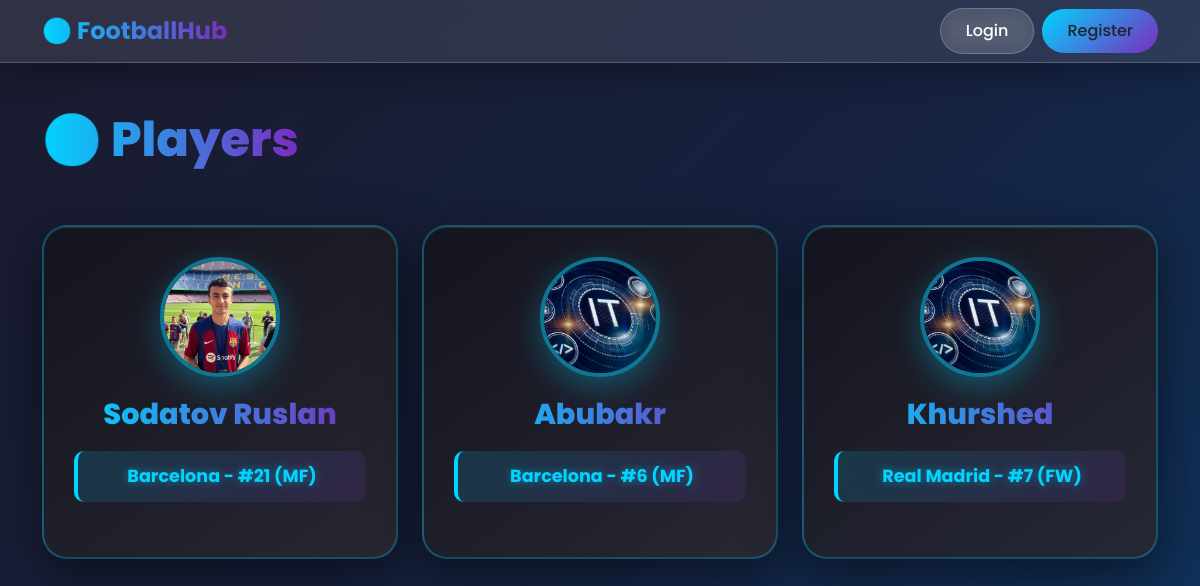
Screenshot of /players/ with the database file from the repository.
### football/models.py (models this page shows, shortened)
class Player(models.Model):
    POSITION_CHOICES = [
        ('GK', 'Goalkeeper'),
        ('DF', 'Defender'),
        ('MF', 'Midfielder'),
        ('FW', 'Forward'),
    ]
    team = models.ForeignKey(Team, on_delete=models.CASCADE, related_name='players')
    full_name = models.CharField(max_length=100)
    age = models.PositiveIntegerField()
    number = models.PositiveIntegerField()
    position = models.CharField(max_length=2, choices=POSITION_CHOICES)
    photo = models.ImageField(upload_to='players/', blank=True, null=True)
    overall = models.PositiveIntegerField(default=75)
    pace = models.PositiveIntegerField(default=70)
    shooting = models.PositiveIntegerField(default=70)
    passing = models.PositiveIntegerField(default=70)
    dribbling = models.PositiveIntegerField(default=70)
    defending = models.PositiveIntegerField(default=70)
    physical = models.PositiveIntegerField(default=70)
    def get_photo_url(self):
        if self.photo:
            return self.photo.url
        return '/static/images/player-placeholder.png'

class Team(models.Model):
    name = models.CharField(max_length=100)
    city = models.CharField(max_length=100)
    logo = models.ImageField(upload_to='teams/', blank=True, null=True)
    stadium = models.CharField(max_length=100, blank=True, null=True)
    capacity = models.PositiveIntegerField(blank=True, null=True)
    created_at = models.DateTimeField(auto_now_add=True)

### football/views.py (the view)
# urls.py: path('players/', views.player_list, name='player_list'),
def player_list(request):
    players = Player.objects.select_related('team')
    return render(request, 'football/player_list.html', {'players': players})

### templates/football/player_list.html (shortened to what this page needs)
{% extends 'base.html' %}
{% block content %}
<div class="d-flex justify-content-between align-items-center mb-5">
    <h1 style="background: linear-gradient(90deg, #00d4ff, #7b2cbf); -webkit-background-clip: text; -webkit-text-fill-color: transparent; font-size: 3rem; font-weight: 800;">⚽ Players</h1>
</div>
<div class="row">
    {% for player in players %}
        <div class="col-md-6 col-lg-4">
            <div class="item-card">
                <img src="{{ player.get_photo_url }}" alt="{{ player.full_name }}" class="player-photo">
                <h3>
                    <a href="{% url 'player_detail' player.pk %}" style="text-decoration: none; color: inherit;">
                        {{ player.full_name }}
                    </a>
                </h3>
                <div class="player-info">
                    {{ player.team.name }} - #{{ player.number }} ({{ player.position }})
                </div>
            </div>
        </div>
    {% empty %}
        <div class="col-12">
            <div class="text-center text-muted" style="padding: 50px;">
                <p style="font-size: 1.5rem;">No players available.</p>
            </div>
        </div>
    {% endfor %}
</div>
{% endblock content %}

### templates/base.html (style rules this page uses)
* { font-family: 'Poppins', sans-serif; }
body { background: linear-gradient(135deg, #1a1a2e 0%, #16213e 50%, #0f3460 100%); min-height: 100vh; color: #fff; }

### templates/football/player_list.html (style rules this page uses)
.item-card { background: linear-gradient(145deg, rgba(20, 20, 30, 0.95), rgba(40, 40, 50, 0.95)); border: 2px solid rgba(0, 212, 255, 0.3); border-radius: 25px; padding: 30px; margin-bottom: 25px; box-shadow: 0 15px 50px rgba(0, 0, 0, 0.5), inset 0 1px 0 rgba(255, 255, 255, 0.1); transition: all 0.4s cubic-bezier(0.175, 0.885, 0.32, 1.275); position: relative; overflow: hidden; }
.item-card::before { content: ''; position: absolute; top: -50%; left: -50%; width: 200%; height: 200%; background: linear-gradient(45deg, transparent, rgba(0, 212, 255, 0.1), transparent); transform: rotate(45deg); transition: all 0.6s ease; opacity: 0; }
.player-photo { width: 120px; height: 120px; border-radius: 50%; object-fit: cover; border: 4px solid rgba(0, 212, 255, 0.5); margin: 0 auto 20px; display: block; box-shadow: 0 10px 30px rgba(0, 212, 255, 0.3); }
.item-card h3 { background: linear-gradient(90deg, #00d4ff, #7b2cbf, #00d4ff); background-size: 200% auto; -webkit-background-clip: text; -webkit-text-fill-color: transparent; background-clip: text; margin-bottom: 15px; font-size: 1.8rem; font-weight: 800; animation: gradient 3s ease infinite; text-align: center; }
.item-card .player-info { background: linear-gradient(135deg, rgba(0, 212, 255, 0.15), rgba(123, 44, 191, 0.15)); border-left: 4px solid #00d4ff; padding: 12px 20px; margin-top: 20px; border-radius: 10px; font-weight: 700; color: #00d4ff; font-size: 1.1rem; text-shadow: 0 0 10px rgba(0, 212, 255, 0.5); text-align: center; }

### rows the page displays
Player: get_photo_url (picture), full_name "Sodatov Ruslan", team.name "Barcelona", number "21", position "MF"
Player: get_photo_url (picture), full_name "Abubakr", team.name "Barcelona", number "6", position "MF"
Player: get_photo_url (picture), full_name "Khurshed", team.name "Real Madrid", number "7", position "FW"
